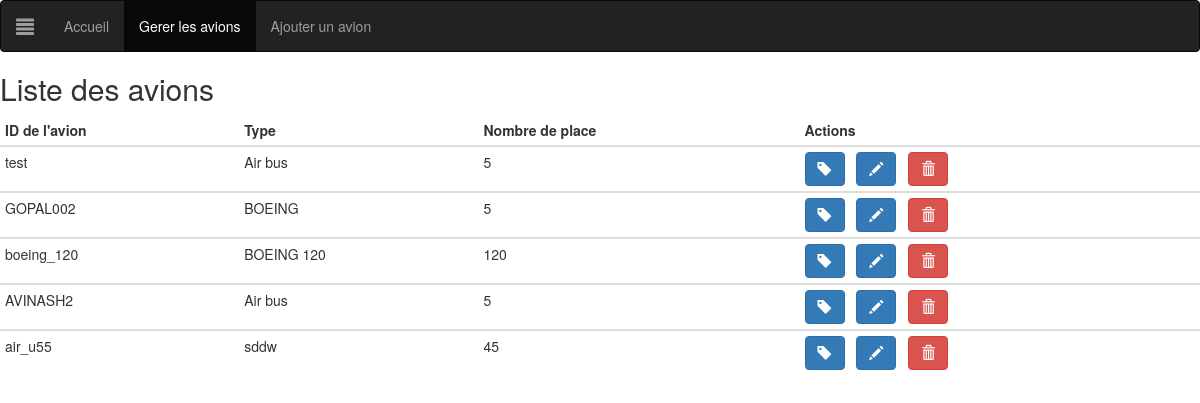
The page /avion/list.php on the database its author committed.
### tables this page shows
CREATE TABLE `avion` (
  `no_avion` varchar(50) NOT NULL,
  `type` text NOT NULL,
  `nb_place` int(11) NOT NULL
);

### avion/list.php (the view, shortened to what this page needs)
<?php
  $dbh = new PDO('mysql:host=localhost;dbname=e_fly', "root", "");
?>
<!DOCTYPE html>
<html>
  <head>
    <link rel="stylesheet" href="../style/maxcdn.bootstrapcdn.com/bootstrap/3.3.7/css/bootstrap.min.css">
  </head>
  <body>
    <nav class="navbar navbar-inverse">
      <div class="container-fluid">
        <div class="navbar-header">
          <a class="navbar-brand" href="#"><span class="glyphicon glyphicon-align-justify"></span></a>
        </div>
        <ul class="nav navbar-nav">
          <li><a href="../index.php">Accueil</a></li>
          <li class="active"><a href="#">Gerer les avions</a></li>
          <li><a href="form.php?action=create">Ajouter un avion</a></li>
        </ul>
      </div>
    </nav>
    <h2> Liste des avions </h2>
    <table class="table table-condensed"style="width:100%">
      <thead>
      <tr>
        <th>ID de l'avion</th>
        <th>Type</th>
        <th>Nombre de place</th>
        <th>Actions</th>
      </tr>
      </thead>
      <?php foreach($dbh->query('SELECT * FROM avion ORDER BY no_avion DESC') as $row) : ?>
      <tbody>
      <tr>
        <td><?php print $row['no_avion'] ; ?></td>
        <td><?php print $row['type']; ?></td>
        <td><?php print $row['nb_place'] ; ?></td>
        <td><a href="../place/list.php?avion=<?php print $row['no_avion']; ?>" class="btn btn-primary" data-toggle="tooltip" data-placement="left" title="Place"><span class="glyphicon glyphicon-tag"></span></a>&nbsp;&nbsp;
          <a href="form.php?action=edit&id=<?php print $row['no_avion']; ?>" class="btn btn-primary" data-toggle="tooltip" data-placement="left" title="Modifier"><span class="glyphicon glyphicon-pencil"></span></a>&nbsp;&nbsp;
          <a href="list.php?action=delete&id=<?php print $row['no_avion']; ?>" class="btn btn-danger" data-toggle="tooltip" data-placement="left" title="Supprimer"><span class="glyphicon glyphicon-trash"></span></a></td>
      </tr>
      </tbody>
      <?php endforeach; ?>
    </table>
  </body>
</html>

### rows shown on the page
avion: no_avion "test", type "Air bus", nb_place "5"
avion: no_avion "GOPAL002", type "BOEING", nb_place "5"
avion: no_avion "boeing_120", type "BOEING 120", nb_place "120"
avion: no_avion "AVINASH2", type "Air bus", nb_place "5"
avion: no_avion "air_u55", type "sddw", nb_place "45"
